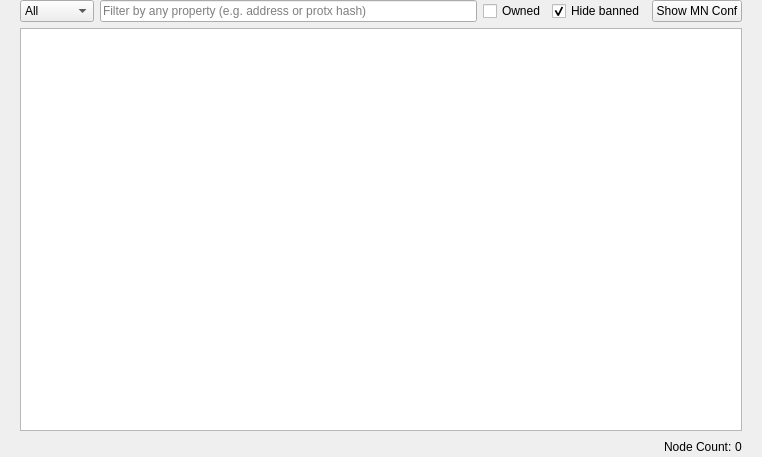
<?xml version="1.0" encoding="UTF-8"?>
<ui version="4.0">
 <class>MasternodeList</class>
 <widget class="QWidget" name="MasternodeList">
  <property name="geometry">
   <rect>
    <x>0</x>
    <y>0</y>
    <width>762</width>
    <height>457</height>
   </rect>
  </property>
  <property name="windowTitle">
   <string>Form</string>
  </property>
  <layout class="QVBoxLayout" name="topLayout">
   <property name="leftMargin">
    <number>20</number>
   </property>
   <property name="topMargin">
    <number>0</number>
   </property>
   <property name="rightMargin">
    <number>20</number>
   </property>
   <property name="bottomMargin">
    <number>0</number>
   </property>
   <item>
    <layout class="QVBoxLayout" name="verticalLayout">
     <property name="bottomMargin">
      <number>0</number>
     </property>
     <item>
      <layout class="QGridLayout" name="gridLayout_3">
       <item row="0" column="0">
        <layout class="QHBoxLayout" name="horizontalLayout_4">
         <property name="bottomMargin">
          <number>0</number>
         </property>
         <item>
          <widget class="QComboBox" name="comboBoxType">
           <property name="toolTip">
            <string>Filter by masternode type</string>
           </property>
           <item>
            <property name="text">
             <string>All</string>
            </property>
           </item>
           <item>
            <property name="text">
             <string>Regular</string>
            </property>
           </item>
           <item>
            <property name="text">
             <string>Evo</string>
            </property>
           </item>
          </widget>
         </item>
         <item>
          <widget class="QLineEdit" name="filterText">
           <property name="toolTip">
            <string>Filter masternode list</string>
           </property>
           <property name="placeholderText">
            <string>Filter by any property (e.g. address or protx hash)</string>
           </property>
          </widget>
         </item>
         <item>
          <widget class="QCheckBox" name="checkBoxOwned">
           <property name="toolTip">
            <string>Show only masternodes this wallet has keys for.</string>
           </property>
           <property name="text">
            <string>Owned</string>
           </property>
          </widget>
         </item>
         <item>
          <widget class="QCheckBox" name="checkBoxHideBanned">
           <property name="toolTip">
            <string>Hide masternodes that are currently PoSe banned.</string>
           </property>
           <property name="text">
            <string>Hide banned</string>
           </property>
           <property name="checked">
            <bool>true</bool>
           </property>
          </widget>
         </item>
         <item>
          <widget class="QPushButton" name="showMnConfButton">
           <property name="toolTip">
            <string>Open masternode.conf</string>
           </property>
           <property name="text">
            <string>Show MN Conf</string>
           </property>
          </widget>
         </item>
        </layout>
       </item>
       <item row="1" column="0">
        <widget class="QTableView" name="tableViewMasternodes">
         <property name="editTriggers">
          <set>QAbstractItemView::NoEditTriggers</set>
         </property>
         <property name="alternatingRowColors">
          <bool>true</bool>
         </property>
         <property name="selectionMode">
          <enum>QAbstractItemView::SingleSelection</enum>
         </property>
         <property name="selectionBehavior">
          <enum>QAbstractItemView::SelectRows</enum>
         </property>
         <property name="sortingEnabled">
          <bool>true</bool>
         </property>
        </widget>
       </item>
       <item row="2" column="0">
        <layout class="QHBoxLayout" name="horizontalLayout_count">
         <property name="spacing">
          <number>3</number>
         </property>
         <item>
          <spacer name="horizontalSpacer_count">
           <property name="orientation">
            <enum>Qt::Horizontal</enum>
           </property>
           <property name="sizeHint" stdset="0">
            <size>
             <width>40</width>
             <height>20</height>
            </size>
           </property>
          </spacer>
         </item>
         <item>
          <widget class="QLabel" name="label_count">
           <property name="text">
            <string>Node Count:</string>
           </property>
          </widget>
         </item>
         <item>
          <widget class="QLabel" name="countLabel">
           <property name="text">
            <string notr="true">0</string>
           </property>
          </widget>
         </item>
        </layout>
       </item>
      </layout>
     </item>
    </layout>
   </item>
  </layout>
 </widget>
 <resources/>
 <connections/>
</ui>
